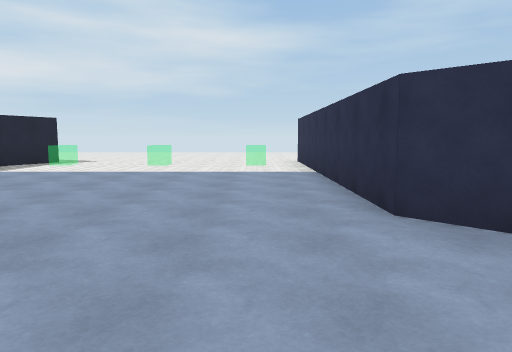
[1] (above)

21 first-person views from a walk through a Unity game level. The camera is 1.4 m above the floor, tilts 6° down and sees 70° across. The floor is counted in squares, 2 m on a side. Each view is taken from the middle of a square. On the plan, view 1 faces up. The plan holds only what a view shows up to about 11 squares ahead; the rest is blank. The place goes on beyond the plan. Surface patterns are stand-ins for the level's own textures.

[2]
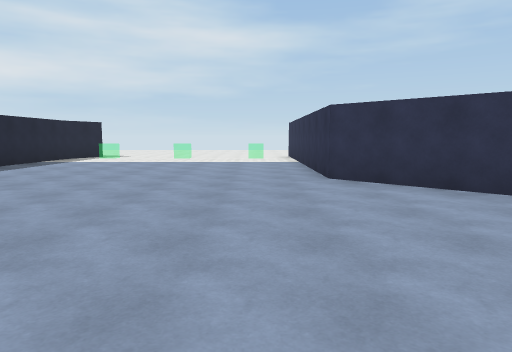

[3]
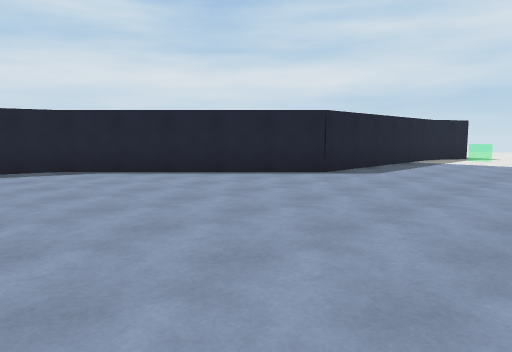

[4]
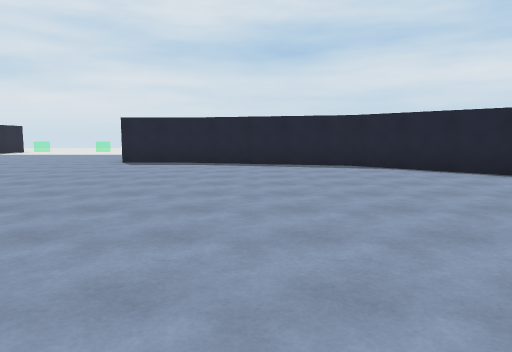

[5]
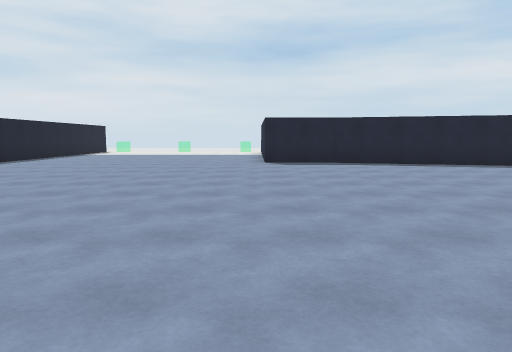

[6]
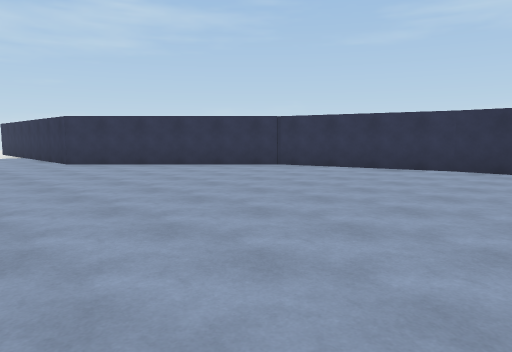

[7]
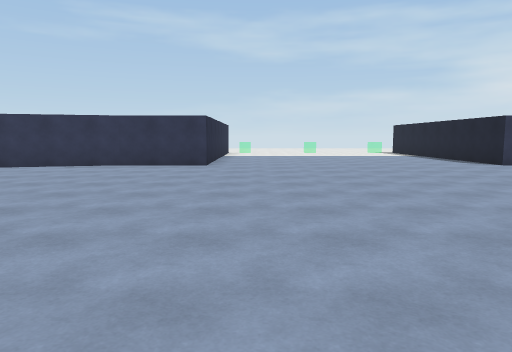

[8]
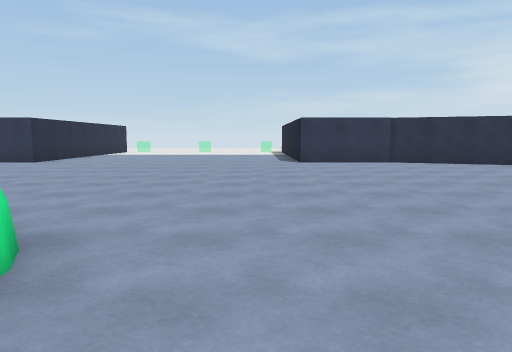

[9]
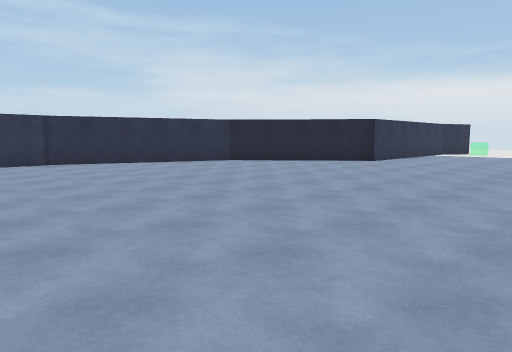

[10]
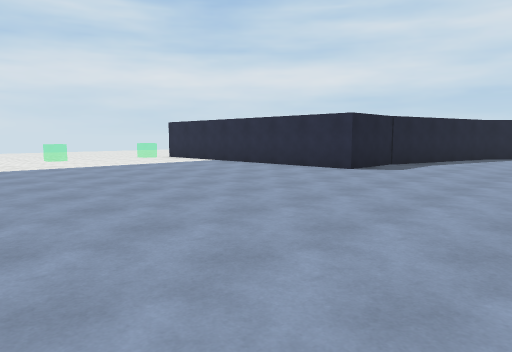

[11]
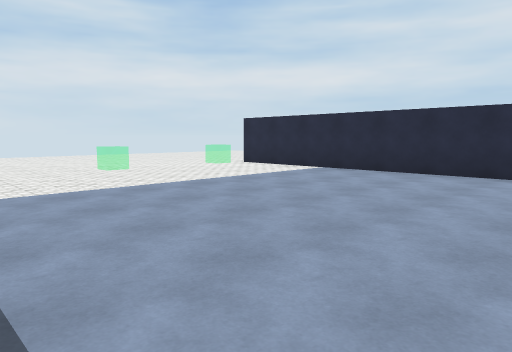

[12]
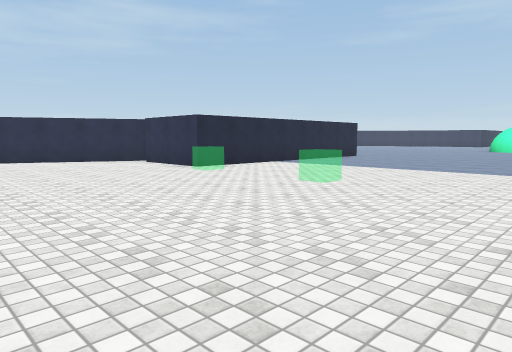

[13]
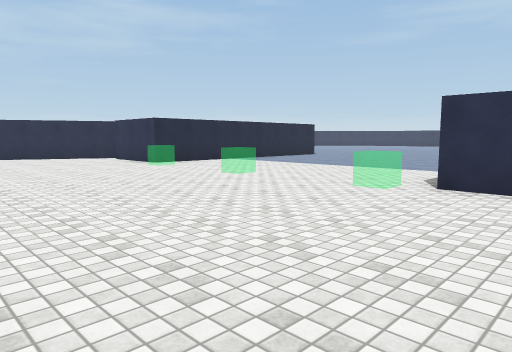

[14]
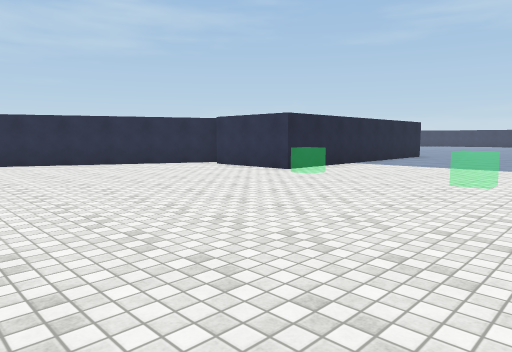

[15]
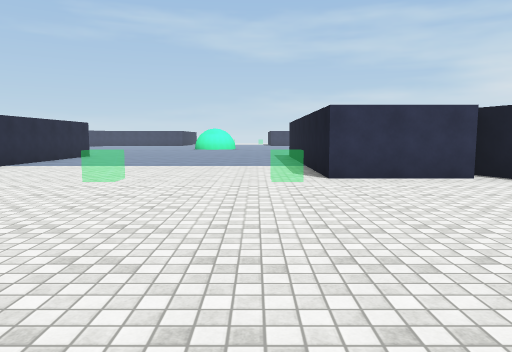

[16]
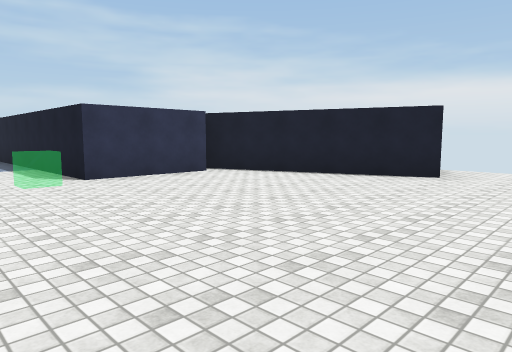

[17]
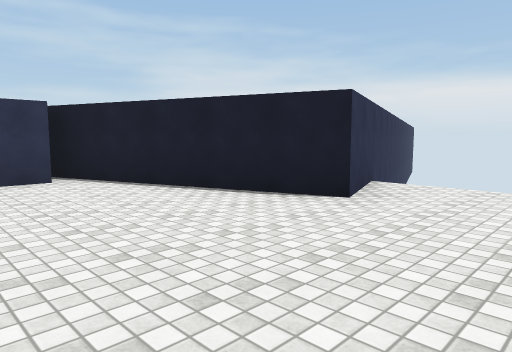

[18]
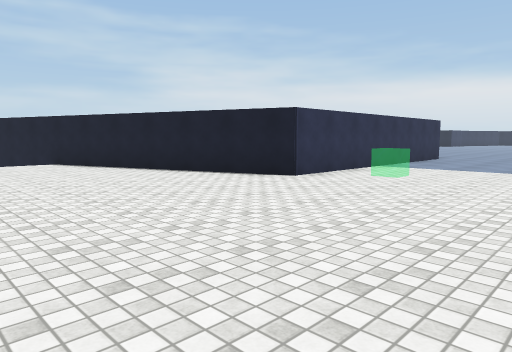

[19]
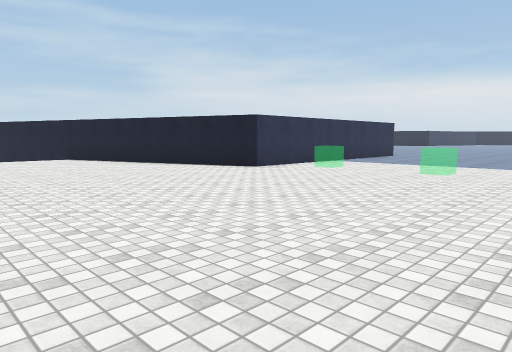

[20]
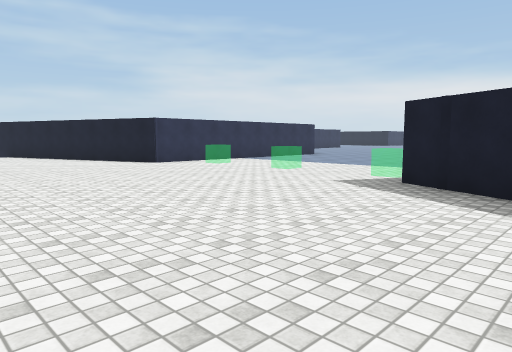

[21]
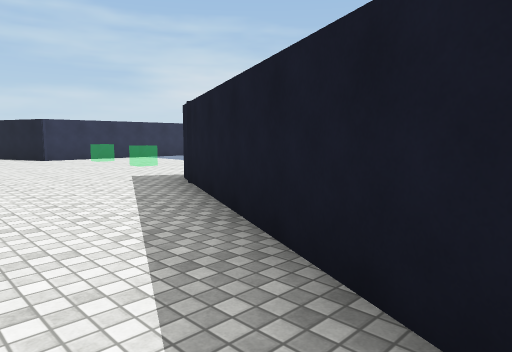

### Floor plan
Points are (right, up) in squares from view 1. A wall is a line through its corners. A room is listed if a view was taken in it or the views show most of it. See-through windows are left out.
Room 1 (views 1, 2, 3, 4, 5, 6, 7, 8, 9, 10, 11, 12, 13, 14, 15, 16, 17, 18, 19, 20, 21)
walls: (6.3, -4.6) (5.2, -0.7) (1.2, 3.3) (1.2, 10.7) (8.5, 13.3); (-18.3, -3.8) (-23.2, -1.5); (8, -6.7) (6.2, -6.7) (6.2, -4.5); (6.2, -16.9) (6.2, -14.3) (8.1, -14.3); (-18.7, -16.9) (-18.7, -14.3) (-11.4, -14.3); (-10.8, 12.9) (-5.6, 10.4) (-6.2, 9) (-6.2, 3.2) (-10.1, -0.6) (-11.2, -4.8) (-11.2, -6.7) (-18.7, -6.7) (-18.7, -4.2); (4.9, -20.8) (6.4, -16.7); (-21.6, -22) (-22.8, -18.8) (-17.8, -17)
low walls: (-1.7, -11.4) (-2.2, -11.7)

Where each view was taken, in squares from view 1:
view 1: 0 up, 0 right, facing up
view 2: 3 down, 0 right, facing up
view 3: 3 down, 2 left, facing up-left
view 4: 3 down, 1 left, facing left
view 5: 7 down, 1 left, facing left
view 6: 7 down, 2 left, facing up-right
view 7: 8 down, 3 left, facing right
view 8: 13 down, 4 left, facing right
view 9: 14 down, 4 left, facing down-right
view 10: 14 down, 7 left, facing up-left
view 11: 14 down, 11 left, facing up-left
view 12: 14 down, 24 left, facing up-right
view 13: 16 down, 24 left, facing up-right
view 14: 12 down, 25 left, facing up-right
view 15: 13 down, 25 left, facing right
view 16: 12 down, 25 left, facing down-right
view 17: 15 down, 25 left, facing down-right
view 18: 16 up, 3 left, facing down-right
view 19: 17 up, 5 left, facing down-right
view 20: 16 up, 8 left, facing down-right
view 21: 14 up, 11 left, facing down-right
